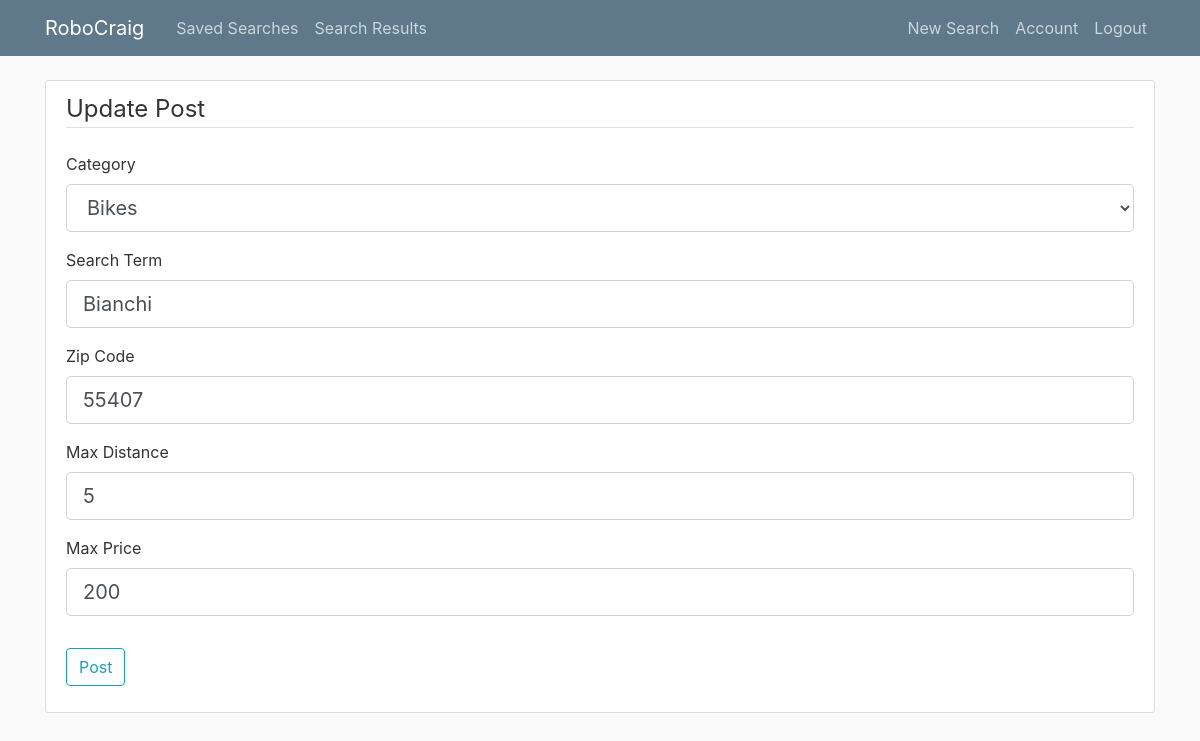
The app's page /search/1/update (signed in), older data.
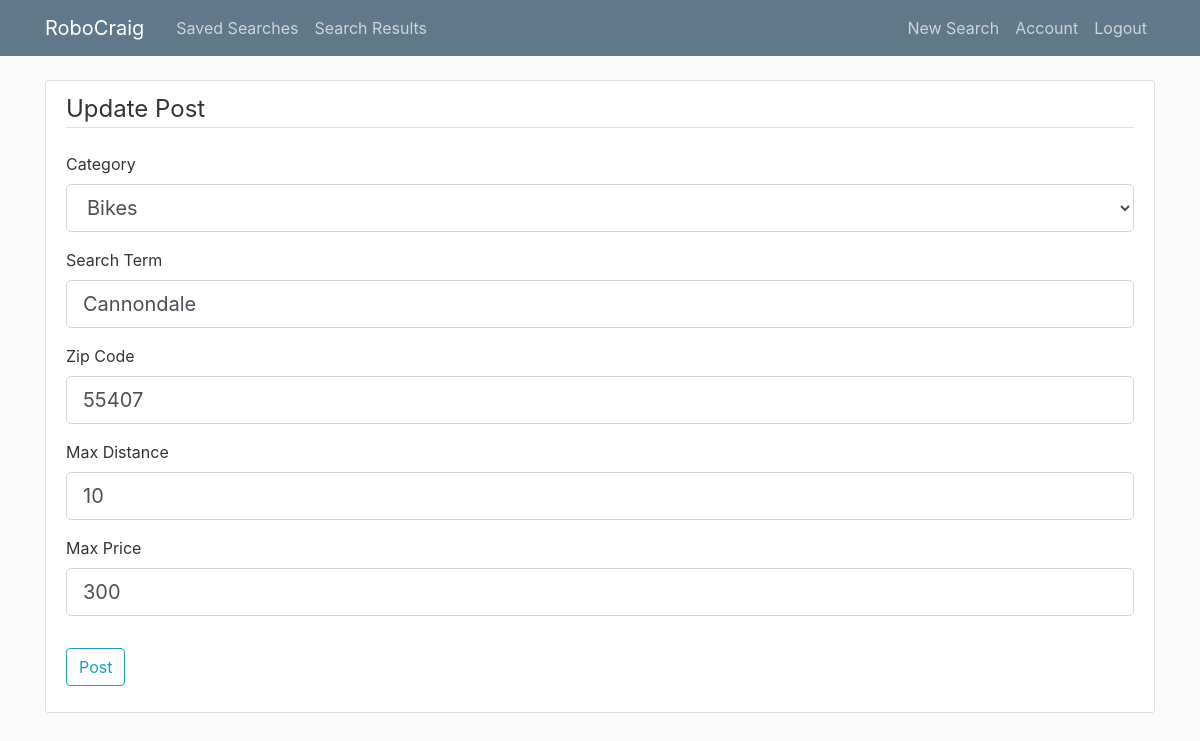
The same page, newer data.
### RoboCraig/models.py (models this page shows, shortened)
class Searcher (db.Model):
    id = db.Column(db.Integer, primary_key=True)
    category = db.Column(db.String(20), nullable=False)
    search_term = db.Column(db.String(50), nullable=False)
    zip_code = db.Column(db.String(10), nullable=False)  #Might need this to be int, or validate to 5 digits
    max_distance = db.Column(db.String(10), nullable=False)
    max_price = db.Column(db.String(10), nullable=False)
    user_id = db.Column(db.Integer, db.ForeignKey('user.id'), nullable=False)

### RoboCraig/routes.py (the view)
@app.route("/search/<int:search_id>/update",methods=['GET', 'POST'])
@login_required
def update_search(search_id):
    search = Searcher.query.get_or_404(search_id)
    if search.author != current_user:
        abort(403)
    form = SearchForm()
    if form.validate_on_submit():
        search.category = form.category.data
        search.search_term = form.search_term.data
        search.zip_code = form.zip_code.data
        search.max_distance = form.max_distance.data
        search.max_price = form.max_price.data
        author = current_user
        db.session.commit()
        flash('Your post has been updated!', 'success')
        return redirect(url_for('home_search', search_id=search.id))
    elif request.method == 'GET':
        form.category.data = search.category
        form.search_term.data = search.search_term
        form.zip_code.data = search.zip_code
        form.max_distance.data = search.max_distance
        form.max_price.data = search.max_price
    return render_template('create_search.html', title='Update Post', form=form, legend='Update Post')

### RoboCraig/models.py (called while the page is built)
@login_manager.user_loader
def load_user(user_id):
    return User.query.get(int(user_id))

### RoboCraig/templates/create_search.html (shortened to what this page needs)
{% extends "layout.html" %}
{% block content %}
    <div class="content-section">
        <form method="POST" action="">
            <fieldset class="form-group">
                <legend class="border-bottom mb-4">{{ legend }}</legend>
                <div class="form-group">
                    {{ form.category.label(class="form-control-label") }}
                    {% if form.category.errors %}
                        {{ form.category(class="form-control form-control-lg is-invalid") }}
                        <div class="invalid-feedback">
                            {% for error in form.email.errors %}
                                <span>{{ error }}</span>
                            {% endfor %}
                        </div>
                    {% else %}
                        {{ form.category(class="form-control form-control-lg") }}
                    {% endif %}
                </div>
                <div class="form-group">
                    {{ form.search_term.label(class="form-control-label") }}
                    {% if form.search_term.errors %}
                        {{ form.search_term(class="form-control form-control-lg is-invalid") }}
                        <div class="invalid-feedback">
                            {% for error in form.password.errors %}
                                <span>{{ error }}</span>
                            {% endfor %}
                        </div>
                    {% else %}
                        {{ form.search_term(class="form-control form-control-lg") }}
                    {% endif %}
                </div>
                <div class="form-group">
                    {{ form.zip_code.label(class="form-control-label") }}
                    {% if form.zip_code.errors %}
                        {{ form.zip_code(class="form-control form-control-lg is-invalid") }}
                        <div class="invalid-feedback">
                            {% for error in form.password.errors %}
                                <span>{{ error }}</span>
                            {% endfor %}
                        </div>
                    {% else %}
                        {{ form.zip_code(class="form-control form-control-lg") }}
                    {% endif %}
                </div>
                <div class="form-group">
                    {{ form.max_distance.label(class="form-control-label") }}
                    {% if form.max_distance.errors %}
                        {{ form.max_distance(class="form-control form-control-lg is-invalid") }}
                        <div class="invalid-feedback">
                            {% for error in form.password.errors %}
                                <span>{{ error }}</span>
                            {% endfor %}
                        </div>
                    {% else %}
                        {{ form.max_distance(class="form-control form-control-lg") }}
                    {% endif %}
                </div>
                <div class="form-group">
                    {{ form.max_price.label(class="form-control-label") }}
                    {% if form.max_price.errors %}
                        {{ form.max_price(class="form-control form-control-lg is-invalid") }}
                        <div class="invalid-feedback">
                            {% for error in form.password.errors %}
                                <span>{{ error }}</span>
                            {% endfor %}
                        </div>
                    {% else %}
                        {{ form.max_price(class="form-control form-control-lg") }}
                    {% endif %}
                </div>
            </fieldset>
            <div class="form-group">
                {{ form.submit(class="btn btn-outline-info") }}
            </div>
        </form>
    </div>
{% endblock content %}

Row changes from the older to the newer data that the page shows:
changed Searcher "Bikes": search_term "Bianchi" → "Cannondale"; max_distance "5" → "10"; max_price "200" → "300"
